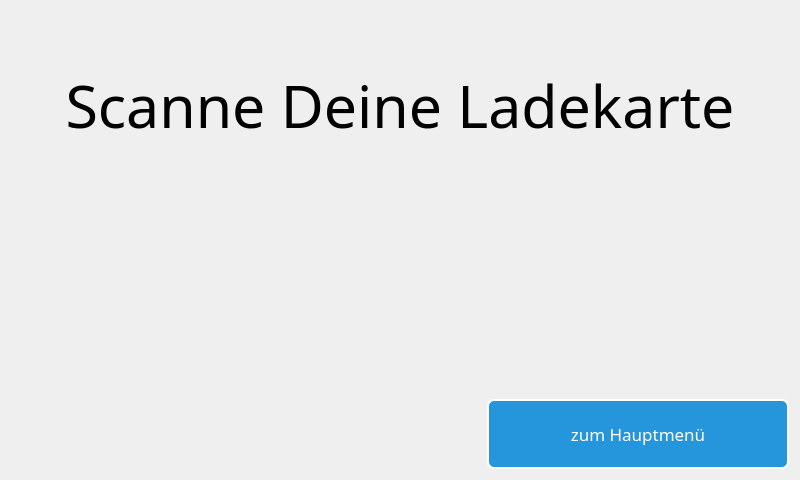
<?xml version="1.0" encoding="UTF-8"?>
<ui version="4.0">
 <class>AuthWindow</class>
 <widget class="QWidget" name="AuthWindow">
  <property name="geometry">
   <rect>
    <x>0</x>
    <y>0</y>
    <width>800</width>
    <height>480</height>
   </rect>
  </property>
  <property name="minimumSize">
   <size>
    <width>0</width>
    <height>0</height>
   </size>
  </property>
  <property name="maximumSize">
   <size>
    <width>16777215</width>
    <height>16777215</height>
   </size>
  </property>
  <property name="windowTitle">
   <string>Form</string>
  </property>
  <property name="styleSheet">
   <string notr="true">background: rgb(19, 98, 252);
color: rgb(255, 255, 255);
/*ui-&gt;label-&gt;setStyleSheet(&quot;{color: rgb(255, 255, 255)}&quot;);</string>
  </property>
  <layout class="QGridLayout" name="gridLayout">
   <item row="2" column="0">
    <spacer name="horizontalSpacer">
     <property name="orientation">
      <enum>Qt::Horizontal</enum>
     </property>
     <property name="sizeType">
      <enum>QSizePolicy::Fixed</enum>
     </property>
     <property name="sizeHint" stdset="0">
      <size>
       <width>470</width>
       <height>20</height>
      </size>
     </property>
    </spacer>
   </item>
   <item row="2" column="1">
    <widget class="QPushButton" name="btn_back">
     <property name="minimumSize">
      <size>
       <width>0</width>
       <height>70</height>
      </size>
     </property>
     <property name="font">
      <font>
       <family>Montserrat SemiBold</family>
       <pointsize>13</pointsize>
      </font>
     </property>
     <property name="styleSheet">
      <string notr="true">color: white;
background-color: rgb(37, 150, 220);
border: 2px solid white;
border-radius: 7px</string>
     </property>
     <property name="text">
      <string>zum Hauptmenü</string>
     </property>
     <property name="flat">
      <bool>false</bool>
     </property>
    </widget>
   </item>
   <item row="0" column="0" colspan="2">
    <widget class="QLabel" name="label">
     <property name="font">
      <font>
       <family>Montserrat SemiBold</family>
       <pointsize>44</pointsize>
      </font>
     </property>
     <property name="text">
      <string>Scanne Deine Ladekarte</string>
     </property>
     <property name="alignment">
      <set>Qt::AlignCenter</set>
     </property>
    </widget>
   </item>
   <item row="1" column="0" colspan="2">
    <widget class="QLabel" name="label_2">
     <property name="text">
      <string/>
     </property>
     <property name="pixmap">
      <pixmap>wireless.png</pixmap>
     </property>
     <property name="alignment">
      <set>Qt::AlignCenter</set>
     </property>
    </widget>
   </item>
  </layout>
 </widget>
 <resources/>
 <connections/>
</ui>
